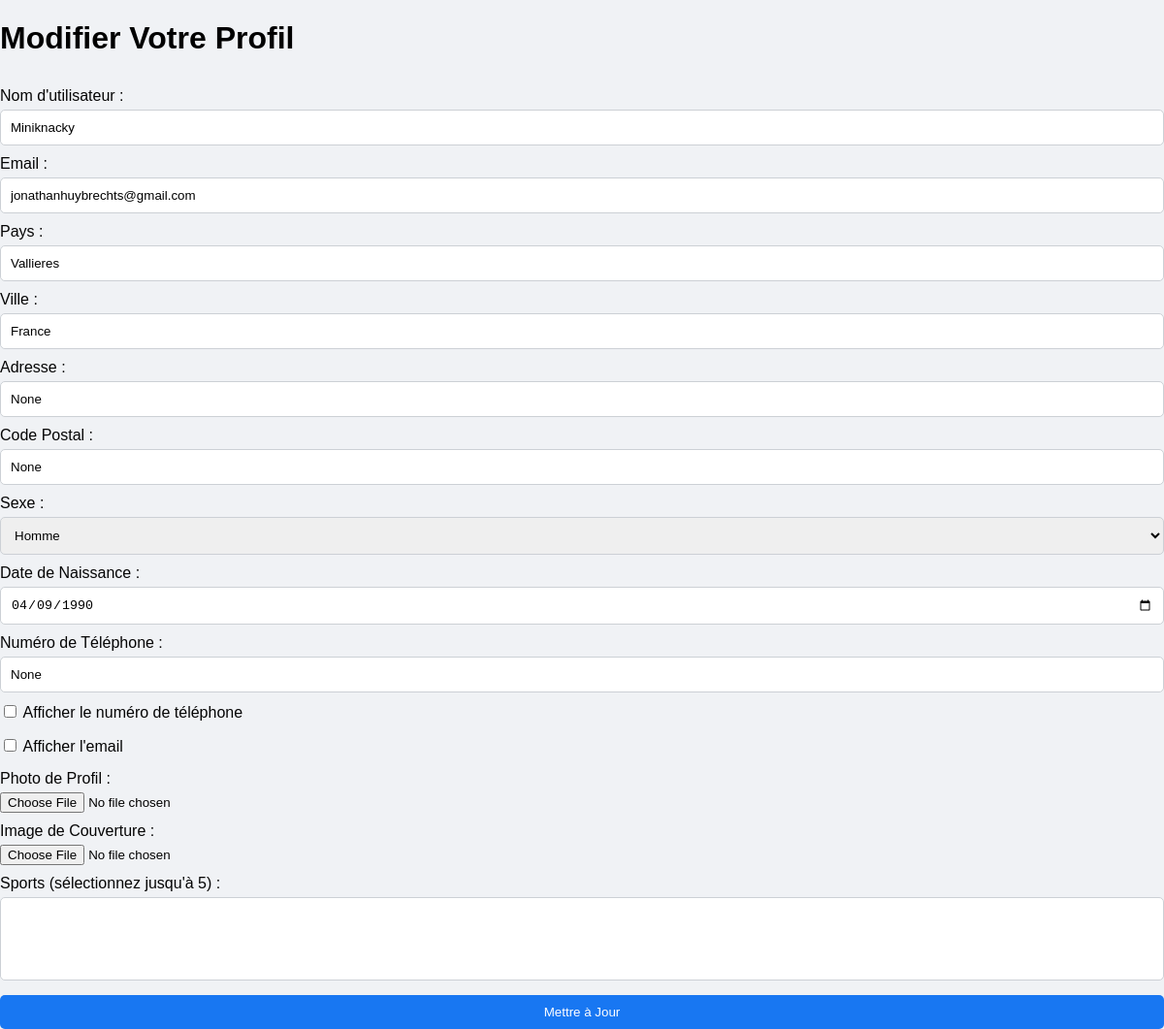
The page /edit_profile (signed in) on the database as committed earlier.
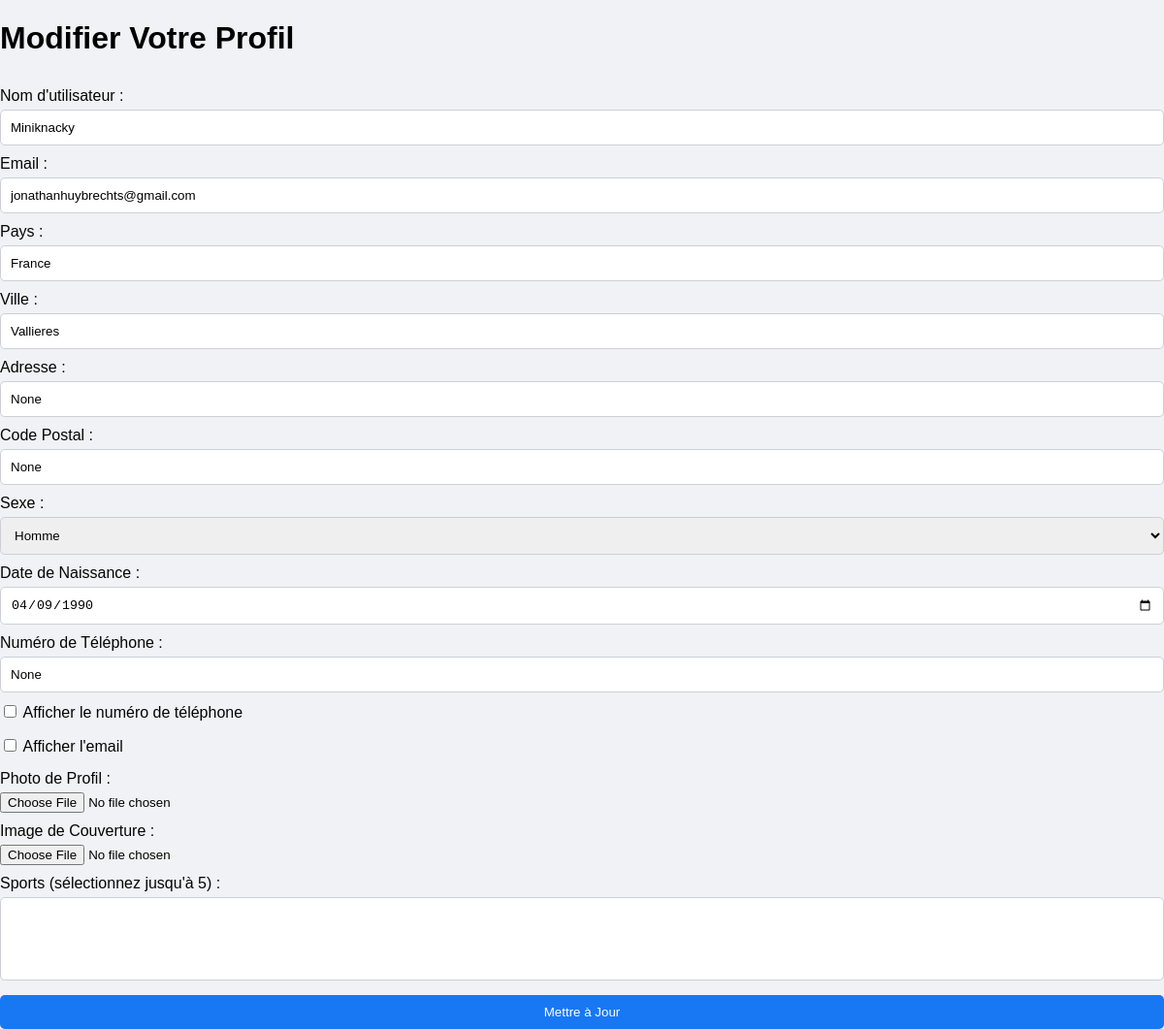
The same page on the database as committed later.
### app/models.py (models this page shows, shortened)
class User(db.Model, UserMixin):
    id = db.Column(db.Integer, primary_key=True)
    username = db.Column(
        db.String(64),
        index=True,
        unique=True,
        nullable=False)
    email = db.Column(db.String(120), index=True, unique=True, nullable=False)
    password_hash = db.Column(db.String(128), nullable=False)
    profile_image = db.Column(db.String(255), nullable=True)
    cover_image = db.Column(db.String(255), nullable=True)
    country = db.Column(db.String(100), nullable=True)
    city = db.Column(db.String(100), nullable=True)
    address = db.Column(db.String(200), nullable=True)
    postal_code = db.Column(db.String(20), nullable=True)
    sex = db.Column(db.String(10), nullable=True)
    birth_date = db.Column(db.Date, nullable=True)
    phone = db.Column(db.String(20), nullable=True)
    display_phone = db.Column(db.Boolean, default=False)
    display_email = db.Column(db.Boolean, default=False)
    pending_email = db.Column(db.String(120), nullable=True)
    created_at = db.Column(db.DateTime, default=datetime.utcnow)
    profile_completed = db.Column(db.Boolean, default=False)
    email_confirmed = db.Column(db.Boolean, default=False)
    sports = db.relationship('Sport', secondary=user_sports, backref='users')
    posts = db.relationship('Post', backref='author', lazy='dynamic')
    ratings_received = db.relationship('Rating', foreign_keys='Rating.rated_id', backref='rated_user', lazy='dynamic')
    ratings_given = db.relationship('Rating', foreign_keys='Rating.rater_id', backref='rater_user', lazy='dynamic')

### app/routes.py (the view)
@bp.route('/edit_profile', methods=['GET', 'POST'])
@login_required
def edit_profile():
    if request.method == 'POST':
        user = User.query.get(current_user.id)
        if not user:
            flash("User not found.", "danger")
            return redirect(url_for('main.index'))
        user.username = request.form.get('username', user.username)
        user.country = request.form.get('country', user.country)
        user.city = request.form.get('city', user.city)
        user.sex = request.form.get('sex', user.sex)
        birth_date_str = request.form.get('birth_date')
        if birth_date_str:
            try:
                user.birth_date = datetime.strptime(birth_date_str, '%Y-%m-%d').date()
            except ValueError:
                flash("Invalid birth date.", "danger")
                return redirect(url_for('main.edit_profile'))
        else:
            user.birth_date = user.birth_date
        if 'profile_image' in request.files:
            file = request.files['profile_image']
            if file and allowed_file(file.filename):
                filename = secure_filename(file.filename)
                profile_image_path = os.path.join(current_app.config['UPLOAD_FOLDER'], 'profiles', filename)
                os.makedirs(os.path.dirname(profile_image_path), exist_ok=True)
                file.save(profile_image_path)
                user.profile_image = os.path.join('profiles', filename)
        if 'cover_image' in request.files:
            file = request.files['cover_image']
            if file and allowed_file(file.filename):
                filename = secure_filename(file.filename)
                cover_image_path = os.path.join(current_app.config['UPLOAD_FOLDER'], 'covers', filename)
                os.makedirs(os.path.dirname(cover_image_path), exist_ok=True)
                file.save(cover_image_path)
                user.cover_image = os.path.join('covers', filename)
        selected_sport_ids = request.form.getlist('sports')
        if selected_sport_ids:
            user.sports = []
            for sport_id in selected_sport_ids[:5]:  # Limit to 5 sports
                sport = Sport.query.get(int(sport_id))
                if sport:
                    user.sports.append(sport)
        db.session.commit()
        flash("Profile updated successfully.", "success")
        return redirect(url_for('main.profile'))
    else:
        sports = Sport.query.all()
        return render_template('edit_profile.html', user=current_user, sports=sports)

### app/templates/edit_profile.html (shortened to what this page needs)
<!DOCTYPE html>
<html lang="fr">
<head>
    <link rel="stylesheet" href="{{ url_for('static', filename='style.css') }}">
</head>
<body>
    <h1>Modifier Votre Profil</h1>
    <form method="POST" action="{{ url_for('main.edit_profile') }}" enctype="multipart/form-data">
        <label for="username">Nom d'utilisateur :</label>
        <input type="text" name="username" value="{{ user.username }}" required>
        <label for="email">Email :</label>
        <input type="email" name="email" value="{{ user.email }}" required>
        <label for="country">Pays :</label>
        <input type="text" name="country" value="{{ user.country }}">
        <label for="city">Ville :</label>
        <input type="text" name="city" value="{{ user.city }}">
        <label for="address">Adresse :</label>
        <input type="text" name="address" value="{{ user.address }}">
        <label for="postal_code">Code Postal :</label>
        <input type="text" name="postal_code" value="{{ user.postal_code }}">
        <label for="sex">Sexe :</label>
        <select name="sex">
            <option value="Male" {% if user.sex == 'Male' %}selected{% endif %}>Homme</option>
        </select>
        <label for="birth_date">Date de Naissance :</label>
        <input type="date" name="birth_date" value="{{ user.birth_date }}">
        <label for="phone">Numéro de Téléphone :</label>
        <input type="tel" name="phone" value="{{ user.phone }}">
        <label><input type="checkbox" name="display_phone" {% if user.display_phone %}checked{% endif %}> Afficher le numéro de téléphone</label>
        <label><input type="checkbox" name="display_email" {% if user.display_email %}checked{% endif %}> Afficher l'email</label>
        <label for="profile_image">Photo de Profil :</label>
        <input type="file" name="profile_image" accept="image/*">
        <label for="cover_image">Image de Couverture :</label>
        <input type="file" name="cover_image" accept="image/*">
        <label for="sports">Sports (sélectionnez jusqu'à 5) :</label>
        <select name="sports" multiple>
        </select>
        <button type="submit">Mettre à Jour</button>
    </form>
</body>
</html>

Rows that differ between the two databases and show on the page:
changed User "Miniknacky": country "Vallieres" → "France"; city "France" → "Vallieres"
